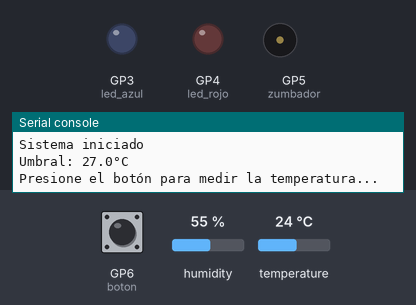
A program run on a simulated Raspberry Pi Pico running MicroPython. Shown: output pins drawn as LEDs (lit = HIGH), buzzer (waves = sounding), the last lines printed to the serial console. Wiring (from the project's diagram.json): DHT22 sensor on GP2, blue LED on GP3, red LED on GP4, buzzer on GP5, yellow button on GP6. The inputs (shaded band) are chosen by the test bench; at power-on: GP6 (boton) HIGH, humidity 55 %, temperature 24 °C.

Above: at 1.2 s.
1.3 s: GP6 (boton) pulled LOW for 0.15 s
At 2.9 s:
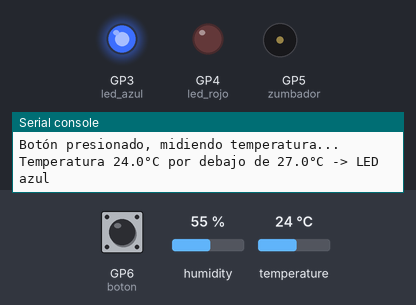
4.4 s: GP6 (boton) pulled LOW for 1 s
At 5.8 s:
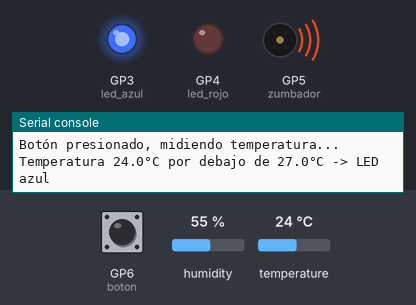
8.4 s: GP6 (boton) pulled LOW for 3.2 s
At 14.9 s:
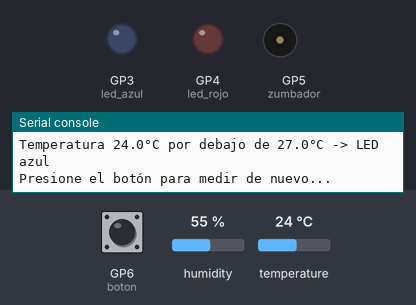
Timing chart, 0 to 16.4 s (numbered marks = the images above; inputs shaded):
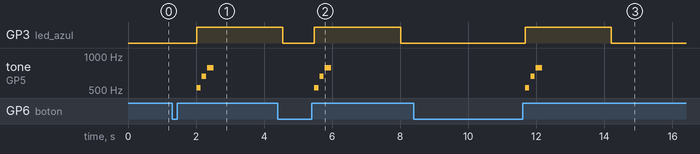

The program:

main.py
```python
from machine import Pin, PWM
import dht
import time

#Constantes
#Pines según diagram.json
PIN_SENSOR_CLIMA = 2   #DHT22 (SDA) con resistencia pull-up de 10k
PIN_LED_AZUL = 3       #LED azul a través de resistencia de 330
PIN_LED_ROJO = 4       #LED rojo a través de resistencia de 330
PIN_ZUMBADOR = 5       #Buzzer
PIN_BOTON = 6          #Pulsador, el otro extremo va a GND

#Umbral de temperatura en grados celsius
UMBRAL_TEMPERATURA = 27.0

#Tiempos (en milisegundos)
TIEMPO_ANTIRREBOTE = 50      #Espera para evitar rebotes del botón
TIEMPO_LED_ENCENDIDO = 2000  #Tiempo que el LED permanece encendido
TIEMPO_ENTRE_LECTURAS = 2000 #El DHT22 solo permite una lectura cada 2 segundos

#Frecuencias de las notas (Hz)
NOTA_DO4 = 262
NOTA_SOL4 = 392
NOTA_DO5 = 523
NOTA_MI5 = 659
NOTA_SOL5 = 784

#Sonido positivo: notas ascendentes (nota, duracion_ms)
MELODIA_POSITIVA = [
    (NOTA_DO5, 120),
    (NOTA_MI5, 120),
    (NOTA_SOL5, 200)
]

#Sonido negativo: notas descendentes y graves (nota, duracion_ms)
MELODIA_NEGATIVA = [
    (NOTA_SOL4, 250),
    (NOTA_DO4, 400)
]

#Componentes, se inicializan en configurar_componentes()
sensor_clima = None
led_azul = None
led_rojo = None
boton = None
zumbador = None

#Momento de la última lectura del sensor
ultima_lectura = 0

#Configura los pines de todos los componentes según diagram.json
def configurar_componentes():
    global sensor_clima, led_azul, led_rojo, boton, zumbador

    #Sensor de temperatura y humedad
    sensor_clima = dht.DHT22(Pin(PIN_SENSOR_CLIMA))

    #LEDs como salidas
    led_azul = Pin(PIN_LED_AZUL, Pin.OUT)
    led_rojo = Pin(PIN_LED_ROJO, Pin.OUT)

    #Botón como entrada con pull-up interno (el otro extremo va a GND)
    boton = Pin(PIN_BOTON, Pin.IN, Pin.PULL_UP)

    #Zumbador por PWM para poder variar la frecuencia
    zumbador = PWM(Pin(PIN_ZUMBADOR))

    #Todo apagado al inicio
    apagar_leds()
    silenciar_zumbador()

#Apaga el zumbador (duty 0 = silencio)
def silenciar_zumbador():
    zumbador.duty_u16(0)

#Reproduce una nota en el zumbador (frecuencia en Hz, duración en ms)
def reproducir_nota(frecuencia, duracion):
    zumbador.freq(frecuencia)
    #Duty al 50% para un tono claro
    zumbador.duty_u16(32768)
    time.sleep_ms(duracion)
    silenciar_zumbador()
    #Pequeña pausa entre notas
    time.sleep_ms(30)

#Reproduce una melodía, lista de tuplas (frecuencia, duración)
def reproducir_melodia(melodia):
    for frecuencia, duracion in melodia:
        reproducir_nota(frecuencia, duracion)

#Apaga ambos LEDs
def apagar_leds():
    led_azul.value(0)
    led_rojo.value(0)

#Lee la temperatura del DHT22, retorna None si falla
def leer_temperatura():
    global ultima_lectura

    #El DHT22 necesita al menos 2 segundos entre lecturas
    transcurrido = time.ticks_diff(time.ticks_ms(), ultima_lectura)
    if transcurrido < TIEMPO_ENTRE_LECTURAS:
        time.sleep_ms(TIEMPO_ENTRE_LECTURAS - transcurrido)

    #Intentar leer el sensor
    try:
        sensor_clima.measure()
        ultima_lectura = time.ticks_ms()
        return sensor_clima.temperature()
    except OSError as e:
        print(f"Error al leer el sensor: {e}")
        return None

#Muestra el resultado: LED azul y sonido positivo si está por debajo
#del umbral, LED rojo y sonido negativo si es igual o mayor
def indicar_resultado(temperatura):
    apagar_leds()

    #Temperatura por debajo del umbral
    if temperatura < UMBRAL_TEMPERATURA:
        print(f"Temperatura {temperatura:.1f}°C por debajo de {UMBRAL_TEMPERATURA}°C -> LED azul")
        led_azul.value(1)
        reproducir_melodia(MELODIA_POSITIVA)

    #Temperatura igual o por encima del umbral
    else:
        print(f"Temperatura {temperatura:.1f}°C igual o mayor a {UMBRAL_TEMPERATURA}°C -> LED rojo")
        led_rojo.value(1)
        reproducir_melodia(MELODIA_NEGATIVA)

    #Mantener el LED encendido un momento y luego apagarlo
    time.sleep_ms(TIEMPO_LED_ENCENDIDO)
    apagar_leds()

#Espera a que el botón sea presionado y soltado (con antirrebote)
#El botón está con pull-up, así que 0 = presionado
def esperar_pulsacion():
    #Esperar a que se presione
    while boton.value() == 1:
        time.sleep_ms(10)

    #Antirrebote
    time.sleep_ms(TIEMPO_ANTIRREBOTE)

    #Confirmar que sigue presionado (no fue un rebote)
    if boton.value() == 1:
        return False

    #Esperar a que se suelte
    while boton.value() == 0:
        time.sleep_ms(10)

    #Antirrebote al soltar
    time.sleep_ms(TIEMPO_ANTIRREBOTE)
    return True

#Ciclo principal: espera el botón, mide la temperatura y muestra el resultado
def iniciar():
    #Preparar todos los componentes
    configurar_componentes()

    #Logging
    print("Sistema iniciado")
    print(f"Umbral: {UMBRAL_TEMPERATURA}°C")
    print("Presione el botón para medir la temperatura...")

    try:
        #Escuchar el botón
        while True:
            #Si la pulsación fue "parcial", volver a esperar
            if not esperar_pulsacion():
                continue

            #Si la pulsación es válida...
            print("Botón presionado, midiendo temperatura...")

            #Leer temperatura
            temperatura = leer_temperatura()

            #Si la lectura falló, avisar y volver a esperar
            if temperatura is None:
                print("No se pudo leer la temperatura, intente de nuevo")
                continue

            #Mostrar resultado con LEDs y zumbador
            indicar_resultado(temperatura)

            print("Presione el botón para medir de nuevo...")

    #Al interrumpir con teclado
    except KeyboardInterrupt:
        print("\nDeteniendo sistema...")

    #Siempre apagar los componentes
    finally:
        apagar_leds()
        silenciar_zumbador()
        zumbador.deinit()


if __name__ == "__main__":
    iniciar()
```

Measured:
- after the input at 1.3 s, GP3 (led_azul): LOW → HIGH after 0.72 s; tone on GP5 (zumbador): plays 523 Hz for 0.12 s, 659 Hz for 0.12 s, 784 Hz for 0.20 s, starting after 0.72 s
- after the input at 4.4 s, tone on GP5 (zumbador): plays 523 Hz for 0.12 s, 659 Hz for 0.12 s, 784 Hz for 0.20 s, starting after 1.1 s
- after the input at 8.4 s, GP3 (led_azul): LOW → HIGH after 3.3 s, → LOW 2.5 s later; tone on GP5 (zumbador): plays 523 Hz for 0.12 s, 659 Hz for 0.12 s, 784 Hz for 0.20 s, starting after 3.3 s
